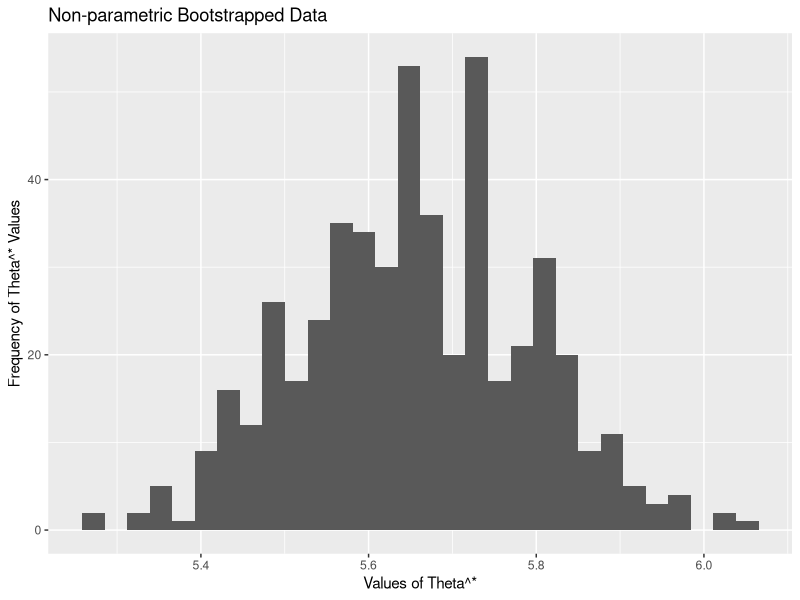
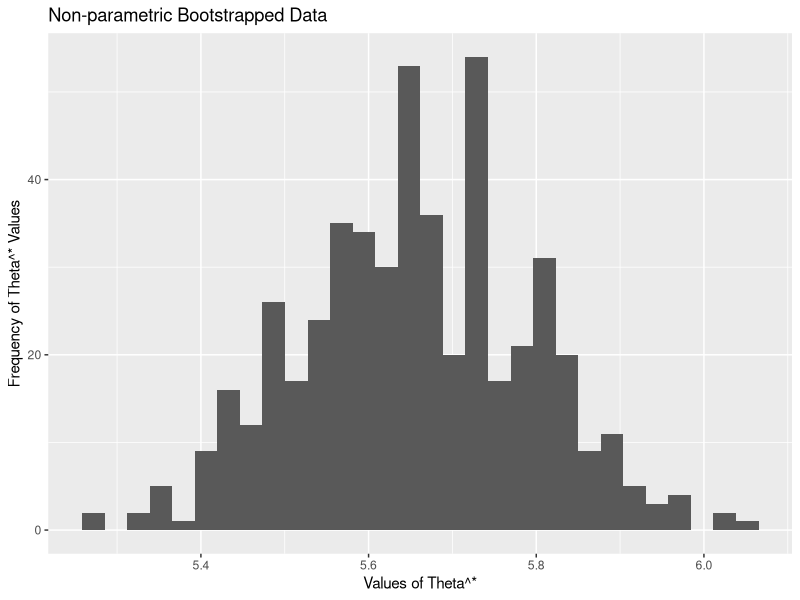
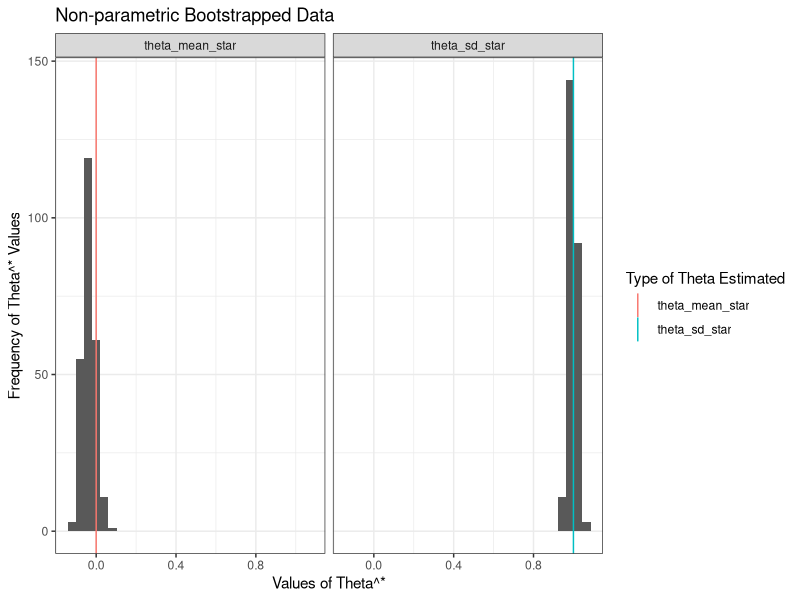

Source code (R) for these figures, in order:
## ---- chunk 1
knitr::opts_chunk$set(echo = TRUE)
## ---- chunk 2
# Step 1: Obtain samples from population
sample_data = data.frame(id     = c(1, 2, 3, 4, 5),
                         sex    = c("M","F","F","M","M"),
                         height = c(6.1, 5.5, 5.2, 5.6, 5.9))                            
theta_hat = mean(sample_data$height)   # Compute the mean for the height data
n_obs = nrow(sample_data)              # Length of data
boot_iter = 500L                       # Number of bootstrap iterations
theta_star = rep(NA, boot_iter)        # Bootstrapped estimate of theta

for (i in seq_len(boot_iter)) {
  set.seed(11882 + i)                  # Set seed for reproducibility
  # Step 2: Randomly sample observations positions from 1 to n_obs
  indexes = sample(n_obs, n_obs, replace = TRUE)

  # Extract out the observation positions
  sample_data_star = sample_data[indexes,, drop = FALSE]

  # Step 3: Compute the desired statistic on the bootstrapped values
  theta_star[i] = mean(sample_data_star$height)
  
  
} # Step 4: Repeat until i matches boot_iter 

# See first portion of output
head(theta_star)

# See compute the mean of the bootstrapped distribution
mean(theta_star)

# Compare with the mean of the population sample
theta_hat
## ---- chunk 3
# Sample Data
x = c(1, 2, 3, 4, 5, 6)

quantile(x, 
  probs = c(0.25, 0.5, 0.75, 1)
)

# Median is the 50% quantile
median(x)
## ---- chunk 4
# Retrieve real quantiles
qnorm(c(0.25, 0.5, 0.75, 1))
## ---- chunk 5
alpha    = 0.05
alpha / 2
1 - alpha / 2
ci_range = quantile(theta_star, probs = c(alpha / 2, 1 - alpha / 2))
ci_range
## ---- chunk 6
# Graph results
library("ggplot2")

graph_bootstrap = data.frame(iter       = seq_along(theta_star),
                             theta_star = theta_star)
ggplot(graph_bootstrap) + 
  geom_histogram(aes(theta_star)) + labs(
    title = "Non-parametric Bootstrapped Data",
    sub   = "Example simulation",
    x     = "Values of Theta^*",
    y     = "Frequency of Theta^* Values"
  )
## ---- chunk 7
# Data set is included with base R
head(iris)

# Step 1: Obtain samples from population
sample_data = iris

# Extract all of the Sepal.Width observations
# grab observations
## ---- chunk 8
# Graph results
library("ggplot2")

graph_bootstrap = data.frame(iter       = seq_along(theta_star),
                             theta_star = theta_star)
ggplot(graph_bootstrap) + 
  geom_histogram(aes(theta_star)) + labs(
    title = "Non-parametric Bootstrapped Data",
    sub   = "Example simulation",
    x     = "Values of Theta^*",
    y     = "Frequency of Theta^* Values"
  )
## ---- chunk 9

m = function(x, z) {
  a = 1 + z
  b = x + a
  a + b
}

## ---- chunk 10
sample_values = rnorm(1000)           # Step 1: Obtain samples from known
                                      # population distribution.
                                      # Step 2: Obtain statistics
theta_mean_hat = mean(sample_values)  # Compute sample mean
theta_sd_hat = sd(sample_values)      # Compute sample standard deviation

n_obs = length(sample_values)         # Length of data
boot_iter = 250L                      # Number of bootstrap iterations
theta_mean_star = rep(NA, boot_iter)  # Bootstrapped estimate of mean
theta_sd_star = rep(NA, boot_iter)    # Bootstrapped estimate of standard dev

for (i in seq_len(boot_iter)) {
  set.seed(385 + i)                   # Set seed for reproducibility

  # Step 3: Randomly generate observations under distribution
  sample_values_star = rnorm(n_obs, mean = theta_mean_hat, sd = theta_sd_hat )

  # Step 4: Compute the desired statistic on the bootstrapped values
  theta_mean_star[i] = mean(sample_values_star)
  theta_sd_star[i] = sd(sample_values_star)

} # Step 5: Repeat until i matches boot_iter 

mean(theta_mean_star)
theta_mean_hat
mean(theta_sd_star)
theta_sd_hat
## ---- chunk 11
# install.packages("tidyr")
library("tidyr")

graph_bootstrap = data.frame(iter            = seq_len(boot_iter),
                             theta_mean_star = theta_mean_star,
                             theta_sd_star   = theta_sd_star)

# Tidy data
tidy_bootstrap = gather(graph_bootstrap,
                        key = theta_type_estimated, value = theta_star,
                        theta_mean_star:theta_sd_star)

theta_vlines = data.frame(theta_type_estimated = c("theta_mean_star", "theta_sd_star"), 
                          theta_val = c(0, 1))

library("ggplot2")
ggplot(tidy_bootstrap) + 
  geom_histogram(aes(theta_star)) +
  geom_vline(data = theta_vlines,
             aes(xintercept = theta_val, color = theta_type_estimated)) +
  facet_wrap(~theta_type_estimated) + 
  labs(
    title = "Non-parametric Bootstrapped Data",
    color = "Type of Theta Estimated",
    sub   = "Example simulation",
    x     = "Values of Theta^*",
    y     = "Frequency of Theta^* Values"
  ) + theme_bw()
